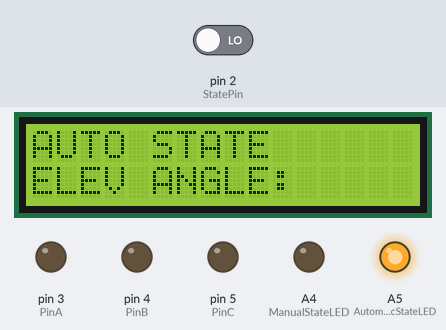
Simulated run of this sketch. Board: Arduino Uno, built with avr-gcc and run on an emulated ATmega328P. Shown: 16×2 character LCD, output pins drawn as LEDs (lit = HIGH). The test bench sets the inputs (shaded band); at power-on: pin 2 (StatePin) LOW.

Above: at 1.2 s.
1.3 s: pin 2 (StatePin) driven HIGH
At 2.1 s:
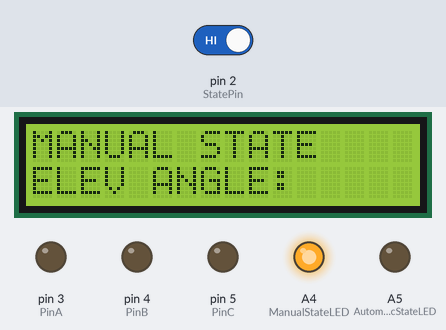
2.8 s: pin 2 (StatePin) driven LOW
At 3.1 s:
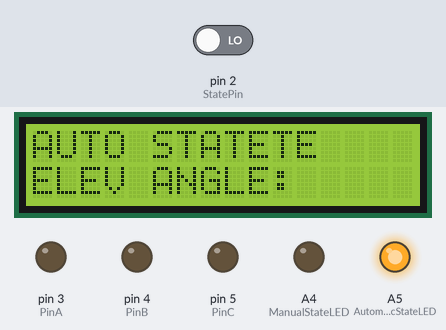
Timing chart, 0 to 5.8 s (numbered marks = the images above; inputs shaded):
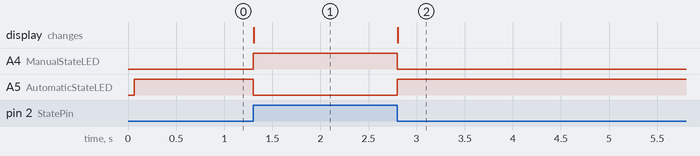

The sketch:

Auto_Manual_Elevation_Code.ino
```cpp
#include <LiquidCrystal.h>

/****** Enums *******/
typedef enum
{
  MANUAL,
  AUTOMATIC
} tSystemState;

typedef enum
{
  CW,
  CCW,
  STOP
} tDirection;

/******* Prototypes ******/
tSystemState isAutomatic(void);
void ManualState(void);
void AutomaticState(void);

void ReadCurrentAngle(void);
void DisplayCurrentAngle(void);

void ControlElevationMotor(tDirection dr);

/****** Variables *******/
String dir ;
String angle;
int len;

//StatePin
int StatePin = 2;
int ManualStateLED = A4;
int AutomaticStateLED = A5;

int PinA = 3;
int PinB = 4;
int PinC = 5;

const int rs = 12, en = 10, d4 = A0, d5 = A1, d6 = A2, d7 = A3;
LiquidCrystal LCD(rs, en, d4, d5, d6, d7);

void setup()
{
  //STATE LEDs
  pinMode(ManualStateLED, OUTPUT);
  pinMode(AutomaticStateLED, OUTPUT);

  //STATE PIN MODE
  pinMode(StatePin, INPUT);

  //CONTROL PIN MODE
  pinMode(PinA, OUTPUT);
  pinMode(PinB, OUTPUT);
  pinMode(PinC, OUTPUT);

  //CONFIGURE LCD
  LCD.begin(16, 2);
  Serial.begin(9600);
}


void loop() {

 if(isAutomatic() == AUTOMATIC)
  {
    AutomaticState();
  }
  else if(isAutomatic() == MANUAL)
  {
    ManualState();
  }
}

tSystemState isAutomatic(void) {
  if (digitalRead(StatePin) == HIGH) {
    return MANUAL;
  } else if (digitalRead(StatePin) == LOW) {
    return AUTOMATIC;
  }
}

void ManualState(void)
{
  LCD.setCursor(0, 0);
  LCD.print("MANUAL STATE");

  digitalWrite(ManualStateLED, HIGH);
  digitalWrite(AutomaticStateLED, LOW);
  ControlElevationMotor(STOP);

  //POLLING
  while(digitalRead(StatePin) == HIGH)
  {
    ReadCurrentAngle();
    DisplayCurrentAngle();
  }
  //return to automatic mode
  digitalWrite(ManualStateLED, LOW);
  digitalWrite(AutomaticStateLED, HIGH);
  loop();
}

void AutomaticState(void)
{
  LCD.setCursor(0, 0);
  LCD.print("AUTO STATE");

  digitalWrite(AutomaticStateLED, HIGH);
  digitalWrite(ManualStateLED, LOW);

  //polling
  if(isAutomatic() == MANUAL) {
    ManualState();
  }

  ReadCurrentAngle();
  if(dir == "r")
    {
      ControlElevationMotor(CW);
     /* Serial.println("Elevation Motor Forward");
      Serial.print("speed->");
      Serial.println(analogRead(PinC));*/
    }
    else if(dir == "f")
    {
      ControlElevationMotor(CCW);
     /* Serial.println("Azimuth Motor Reverse");
      Serial.print("speed->");
      Serial.println(analogRead(PinC));*/
    }
    else
    {
      ControlElevationMotor(STOP);
     /* Serial.println("Elevation Motor Stop");
      Serial.print("speed->");
      Serial.println(analogRead(PinC));*/
    }
    DisplayCurrentAngle();
}

void ControlElevationMotor(tDirection dr)
{
    if(dr == CW)
    {
      digitalWrite(PinA,HIGH);
      digitalWrite(PinB,LOW);
      analogWrite(PinC,20);
    }
    else if (dr == CCW)
    {
      digitalWrite(PinA,LOW);
      digitalWrite(PinB,HIGH);
      analogWrite(PinC,20);
    }
    else
    {
      digitalWrite(PinA,LOW);
      digitalWrite(PinB,LOW);
      analogWrite(PinC,0);
    }
}

void ReadCurrentAngle(void)
{

  if(Serial.available() > 0 && Serial.read()=='(')
  {
    angle = "";
    dir = "";
    dir = Serial.readStringUntil(',');
    dir.trim();
    Serial.println(dir);
    angle = Serial.readStringUntil(')');
    angle.trim();
    Serial.println(angle);
  }

}
void DisplayCurrentAngle(void)
{
  LCD.setCursor(0, 1);
  LCD.print("ELEV ANGLE: ");
  if(angle.length()==1)
  {
    LCD.print("00");
    LCD.print(angle);
  }
  else if(angle.length()==2)
  {
    LCD.print("0");
    LCD.print(angle);
  }
  else
  {
    LCD.print(angle);
  }
}
```

Measured:
- after the input at 1.3 s, A4 (ManualStateLED): LOW → HIGH at once; A5 (AutomaticStateLED): HIGH → LOW at once; the display: changes at once (image 1)
- after the input at 2.8 s, A4 (ManualStateLED): HIGH → LOW at once; A5 (AutomaticStateLED): LOW → HIGH at once; the display: changes at once (image 2)
